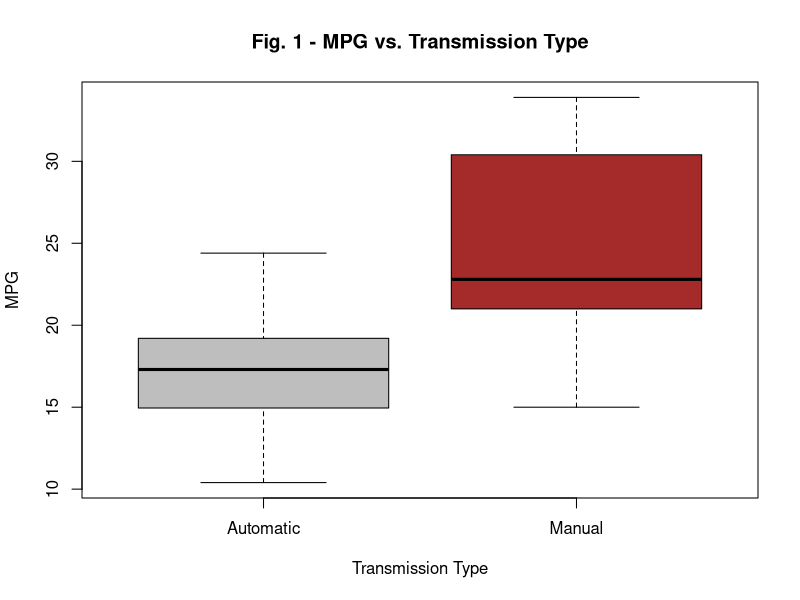
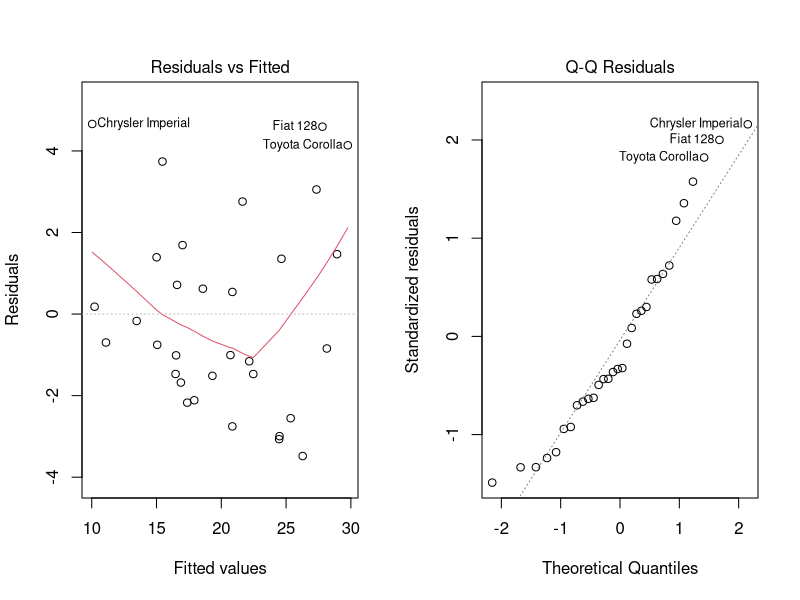
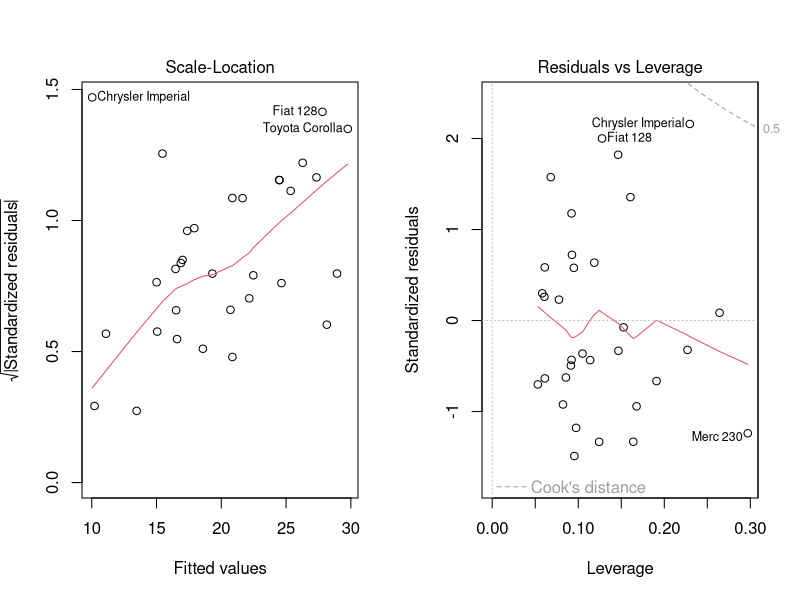

R code for these plots, in order:
## ---- chunk 1
data(mtcars)
## ---- chunk 2
mtcars$am <- as.factor(mtcars$am)
levels(mtcars$am) <- c("Automatic", "Manual")
## ---- chunk 3
aggregate(mpg~am, data = mtcars, mean)
## ---- chunk 4
t.test(mpg ~ am, data = mtcars)
## ---- chunk 5
lmfit <- lm(mpg~am, data = mtcars)
summary(lmfit)
## ---- chunk 6
allmodel <- lm(mpg ~ ., data = mtcars)
sink("/dev/null"); best <- step(allmodel, direction = "backward"); sink()
summary(best)
## ---- chunk 7
anova(lmfit, best)
## ---- chunk 8
leverage <- hatvalues(best)
tail(leverage, 3)
infp <- dfbetas(best)
tail(infp, 3)
## ---- chunk 9
automatic <- row.names(mtcars[mtcars$am == "Automatic", ])
manual <- row.names(mtcars[mtcars$am == "Manual", ])
p <- predict(best)
mean(p[automatic]) / mean(p[manual])
## ---- chunk 10
boxplot(mpg~am, data=mtcars, col=(c("grey","brown")), main="Fig. 1 - MPG vs. Transmission Type", xlab="Transmission Type", ylab="MPG")
## ---- chunk 11
par(mfrow=c(1, 2))
plot(best)
